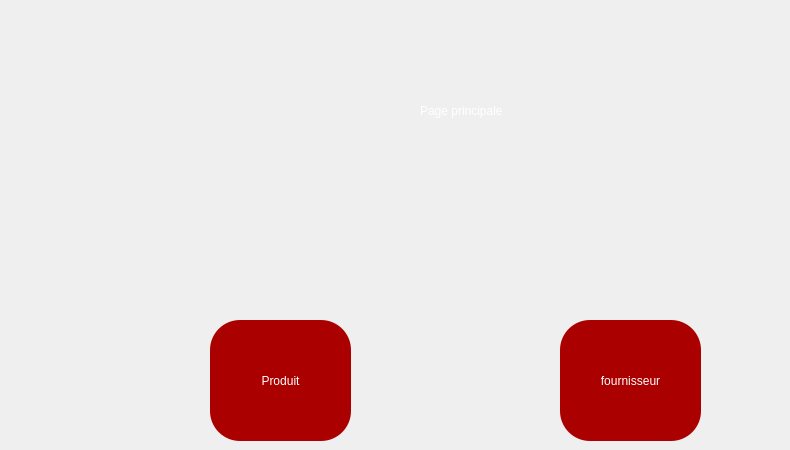
   <widget class="QWidget" name="home">
    <widget class="QToolButton" name="toolButton">
     <property name="geometry">
      <rect>
       <x>210</x>
       <y>320</y>
       <width>141</width>
       <height>121</height>
      </rect>
     </property>
     <property name="styleSheet">
      <string notr="true">color: rgb(255, 255, 255);
border-radius: 30px;
background-color: rgb(170, 0, 0);
font: 20pt &quot;MV Boli&quot;;
</string>
     </property>
     <property name="text">
      <string>Produit</string>
     </property>
    </widget>
    <widget class="QToolButton" name="toolButton_2">
     <property name="geometry">
      <rect>
       <x>560</x>
       <y>320</y>
       <width>141</width>
       <height>121</height>
      </rect>
     </property>
     <property name="styleSheet">
      <string notr="true">color: rgb(255, 255, 255);
border-radius: 30px;
background-color: rgb(170, 0, 0);
font: 20pt &quot;MV Boli&quot;;
</string>
     </property>
     <property name="text">
      <string>fournisseur</string>
     </property>
    </widget>
    <widget class="QLabel" name="label_6">
     <property name="geometry">
      <rect>
       <x>420</x>
       <y>60</y>
       <width>361</width>
       <height>101</height>
      </rect>
     </property>
     <property name="styleSheet">
      <string notr="true">font:40pt &quot;MV Boli&quot;;
color: rgb(255, 255, 255);</string>
     </property>
     <property name="text">
      <string>Page principale</string>
     </property>
    </widget>
   </widget>
